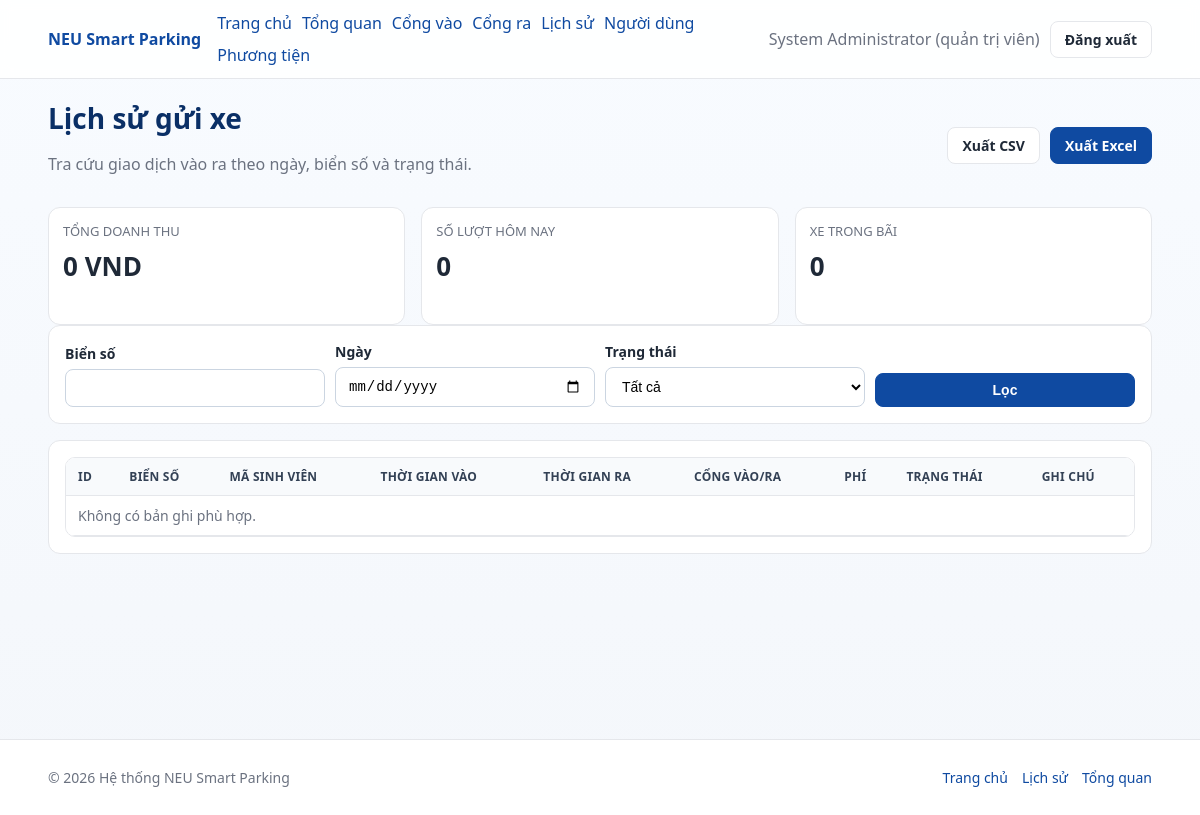
Page /history (signed in) on the earlier database version.
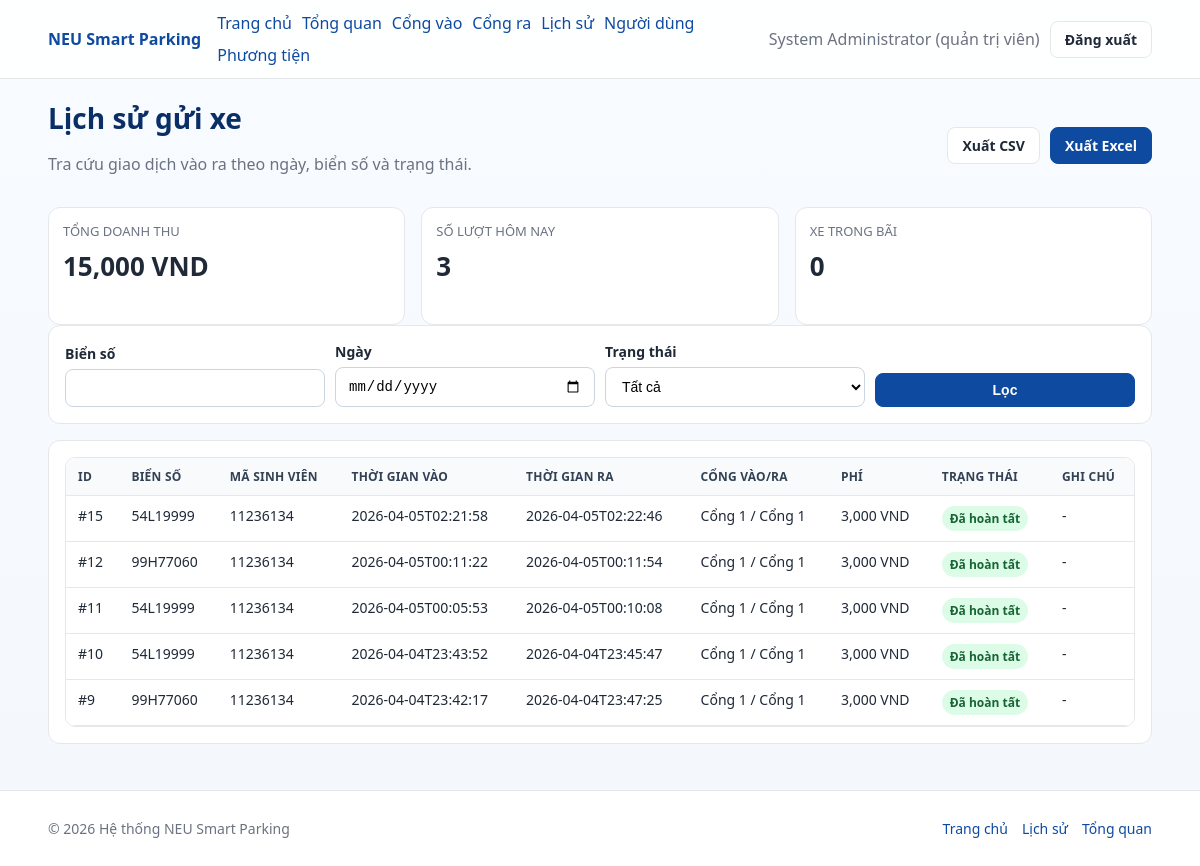
Same page on the later database version.
### tables this page shows
CREATE TABLE parking_log (
            id INTEGER PRIMARY KEY AUTOINCREMENT,
            plate TEXT NOT NULL,
            student_code TEXT NOT NULL,
            time_in TEXT NOT NULL,
            time_out TEXT,
            gate_in TEXT,
            gate_out TEXT,
            fee INTEGER NOT NULL DEFAULT 0,
            status TEXT NOT NULL DEFAULT 'IN_PARKING',
            note TEXT,
            created_at TEXT DEFAULT CURRENT_TIMESTAMP
        );

### app.py (the view)
@app.route("/history")
@roles_required("guard", "admin")
def history():
    plate = (request.args.get("plate") or "").strip()
    status = (request.args.get("status") or "").strip()
    date = (request.args.get("date") or "").strip()
    context = {
        "history": list_history_records(plate=plate, status=status, date=date),
        "total_revenue": int(_fetch_scalar("SELECT COALESCE(SUM(fee),0) FROM parking_log WHERE time_out IS NOT NULL")),
        "today_count": int(_fetch_scalar("SELECT COUNT(*) FROM parking_log WHERE date(time_in)=date('now','localtime')")),
        "occupancy": int(_fetch_scalar("SELECT COUNT(*) FROM parking_log WHERE time_out IS NULL")),
        "plate_filter": plate,
        "status_filter": status,
        "date_filter": date,
    }
    return render_template("history.html", **context)

### app.py (called while the page is built)
def _engine():
    return get_engine()

def _fetch_scalar(sql: str, params: dict | None = None, default=0):
    with _engine().connect() as conn:
        value = conn.execute(text(sql), params or {}).scalar()
        return default if value is None else value

def roles_required(*roles: str):
    def decorator(view):
        @wraps(view)
        def wrapped_view(*args, **kwargs):
            if not g.user:
                return redirect(url_for("login", next=request.path))
            if g.user.get("role") not in roles:
                flash("Bạn không có quyền truy cập trang này.", "error")
                return redirect(url_for("dashboard"))
            return view(*args, **kwargs)
        return wrapped_view
    return decorator

def _translate_role(role: str | None) -> str:
    return {
        "admin": "quản trị viên",
        "guard": "bảo vệ",
        "student": "sinh viên",
    }.get((role or "").lower(), role or "-")

### services/db_service.py (called while the page is built)
def get_engine():
    global _ENGINE
    if _ENGINE is None:
        _ENGINE = create_engine(Config.DATABASE_URL, future=True)
    return _ENGINE

### templates/history.html (shortened to what this page needs)
{% extends 'base.html' %}
{% block extra_css %}
<link rel="stylesheet" href="{{ url_for('static', filename='css/parking.css') }}">
{% endblock %}
{% block content %}
<section class="page-header">
    <div>
        <h1 class="page-title">Lịch sử gửi xe</h1>
        <p class="muted">Tra cứu giao dịch vào ra theo ngày, biển số và trạng thái.</p>
    </div>
    <div class="button-row">
        <a class="btn btn-secondary" href="{{ url_for('export_csv', plate=plate_filter, status=status_filter, date=date_filter) }}">Xuất CSV</a>
        <a class="btn btn-primary" href="{{ url_for('export_excel', plate=plate_filter, status=status_filter, date=date_filter) }}">Xuất Excel</a>
    </div>
</section>
<section class="grid grid-3">
    <article class="stat-card">
        <p class="stat-label">Tổng doanh thu</p>
        <p class="stat-value">{{ "{:,.0f}".format(total_revenue) }} VND</p>
    </article>
    <article class="stat-card">
        <p class="stat-label">Số lượt hôm nay</p>
        <p class="stat-value">{{ today_count }}</p>
    </article>
    <article class="stat-card">
        <p class="stat-label">Xe trong bãi</p>
        <p class="stat-value">{{ occupancy }}</p>
    </article>
</section>
<section class="section-card">
    <form method="get" action="{{ url_for('history') }}" class="filter-bar">
        <div class="form-group">
            <label for="plate">Biển số</label>
            <input id="plate" type="text" name="plate" value="{{ plate_filter }}">
        </div>
        <div class="form-group">
            <label for="date">Ngày</label>
            <input id="date" type="date" name="date" value="{{ date_filter }}">
        </div>
        <div class="form-group">
            <label for="status">Trạng thái</label>
            <select id="status" name="status">
                <option value="">Tất cả</option>
            </select>
        </div>
        <button class="btn btn-primary" type="submit">Lọc</button>
    </form>
</section>
<section class="section-card">
    <div class="table-wrapper">
        <table>
            <thead>
                <tr>
                    <th>ID</th>
                    <th>Biển số</th>
                    <th>Mã sinh viên</th>
                    <th>Thời gian vào</th>
                    <th>Thời gian ra</th>
                    <th>Cổng vào/ra</th>
                    <th>Phí</th>
                    <th>Trạng thái</th>
                    <th>Ghi chú</th>
                </tr>
            </thead>
            <tbody>
                {% for item in history %}
                <tr>
                    <td>#{{ item.id }}</td>
                    <td>{{ item.plate }}</td>
                    <td>{{ item.student_code }}</td>
                    <td>{{ item.time_in or '-' }}</td>
                    <td>{{ item.time_out or '-' }}</td>
                    <td>{{ item.gate_in or '-' }} / {{ item.gate_out or '-' }}</td>
                    <td>{{ "{:,.0f}".format(item.fee or 0) }} VND</td>
                    <td><span class="badge {% if item.status == 'IN_PARKING' %}badge-warning{% else %}badge-success{% endif %}">{{ translate_status(item.status) }}</span></td>
                    <td>{{ item.note or '-' }}</td>
                </tr>
                {% else %}
                <tr>
                    <td colspan="9" class="muted">Không có bản ghi phù hợp.</td>
                </tr>
                {% endfor %}
            </tbody>
        </table>
    </div>
</section>
{% endblock %}

Differences in the rows shown:
added parking_log: id "15", plate "54L19999", student_code "11236134", time_in "2026-04-05T02:21:58", time_out "2026-04-05T02:22:46", gate_in "Cổng 1", gate_out "Cổng 1", fee "3,000", note "-"
added parking_log: id "12", plate "99H77060", student_code "11236134", time_in "2026-04-05T00:11:22", time_out "2026-04-05T00:11:54", gate_in "Cổng 1", gate_out "Cổng 1", fee "3,000", note "-"
added parking_log: id "11", plate "54L19999", student_code "11236134", time_in "2026-04-05T00:05:53", time_out "2026-04-05T00:10:08", gate_in "Cổng 1", gate_out "Cổng 1", fee "3,000", note "-"
added parking_log: id "10", plate "54L19999", student_code "11236134", time_in "2026-04-04T23:43:52", time_out "2026-04-04T23:45:47", gate_in "Cổng 1", gate_out "Cổng 1", fee "3,000", note "-"
added parking_log: id "9", plate "99H77060", student_code "11236134", time_in "2026-04-04T23:42:17", time_out "2026-04-04T23:47:25", gate_in "Cổng 1", gate_out "Cổng 1", fee "3,000", note "-"
Other differences:
{{ "{:,.0f}".format(total_revenue) }}: "0" → "15,000"
{{ today_count }}: "0" → "3"
text no longer shown: "Không có bản ghi phù hợp."
